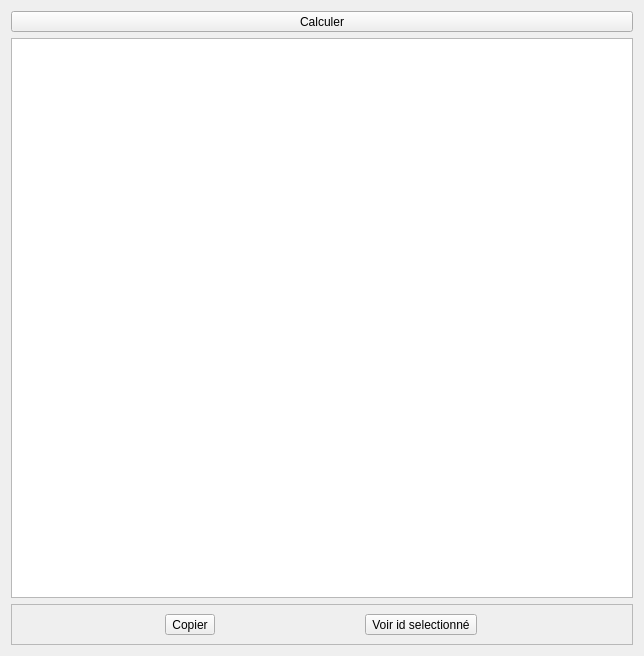
<?xml version="1.0" encoding="UTF-8"?>
<ui version="4.0">
 <class>Form</class>
 <widget class="QWidget" name="Form">
  <property name="geometry">
   <rect>
    <x>0</x>
    <y>0</y>
    <width>644</width>
    <height>656</height>
   </rect>
  </property>
  <property name="windowTitle">
   <string>Form</string>
  </property>
  <layout class="QVBoxLayout" name="verticalLayout">
   <item>
    <widget class="QToolButton" name="toolButton_calcul">
     <property name="sizePolicy">
      <sizepolicy hsizetype="Expanding" vsizetype="Fixed">
       <horstretch>0</horstretch>
       <verstretch>0</verstretch>
      </sizepolicy>
     </property>
     <property name="text">
      <string>Calculer</string>
     </property>
    </widget>
   </item>
   <item>
    <widget class="QTableWidget" name="tableWidget">
     <attribute name="horizontalHeaderCascadingSectionResizes">
      <bool>true</bool>
     </attribute>
     <attribute name="horizontalHeaderStretchLastSection">
      <bool>true</bool>
     </attribute>
     <attribute name="verticalHeaderCascadingSectionResizes">
      <bool>true</bool>
     </attribute>
    </widget>
   </item>
   <item>
    <widget class="QFrame" name="frame">
     <property name="frameShape">
      <enum>QFrame::StyledPanel</enum>
     </property>
     <property name="frameShadow">
      <enum>QFrame::Raised</enum>
     </property>
     <layout class="QGridLayout" name="gridLayout">
      <item row="0" column="0">
       <widget class="QToolButton" name="toolButton_copier">
        <property name="text">
         <string>Copier</string>
        </property>
       </widget>
      </item>
      <item row="0" column="1">
       <widget class="QToolButton" name="toolButton_selected">
        <property name="text">
         <string>Voir id selectionné</string>
        </property>
       </widget>
      </item>
     </layout>
    </widget>
   </item>
  </layout>
 </widget>
 <resources/>
 <connections/>
</ui>
